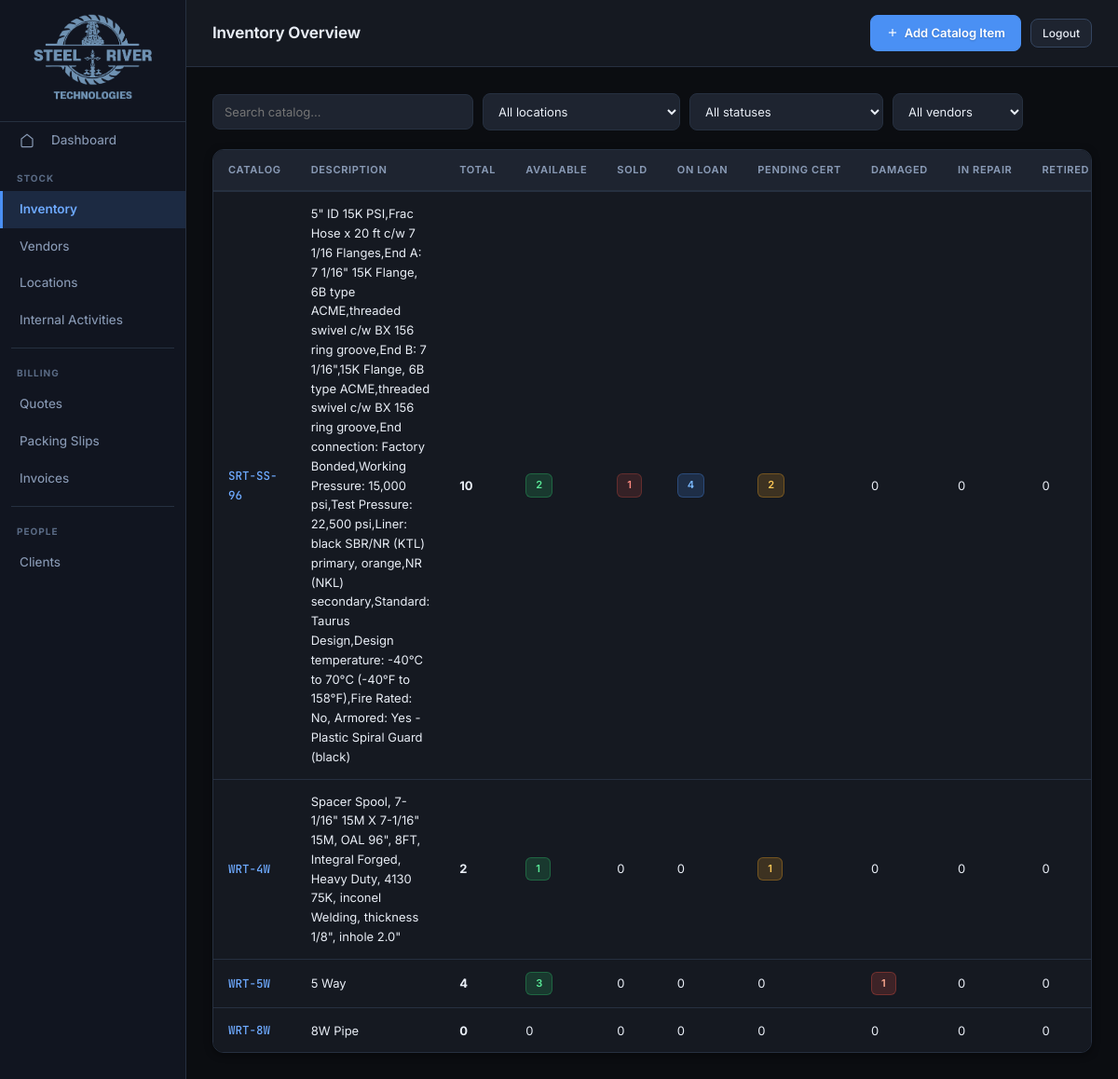
Screenshot of /inventory/ with the database file from the repository.
### tables this page shows
CREATE TABLE PartNumber (
    parts_number    TEXT PRIMARY KEY,
    description     TEXT,
    cost_price      REAL,
    resale_price    REAL,
    rental_price    REAL,
    weight          REAL,
    dimensions      TEXT,
    vendor_name     TEXT REFERENCES Vendor(name)
, created_by TEXT, created_at TEXT, modified_by TEXT, modified_at TEXT);

### app/routes/inventory.py (the view)
@router.get("/", response_class=HTMLResponse)
def inventory_overview(
    request: Request,
    search: str = "",
    location: str = "",
    status: str = "",
    vendor: str = "",
):
    db = get_db()
    q = """
        SELECT
            pn.parts_number,
            pn.description,
            pn.cost_price,
            pn.resale_price,
            pn.rental_price,
            v.name as vendor_name,
            COUNT(p.serial_number) as total_products,
            SUM(CASE WHEN p.status = 'Available' THEN 1 ELSE 0 END) as available_count,
            SUM(CASE WHEN p.status = 'Sold' THEN 1 ELSE 0 END) as sold_count,
            SUM(CASE WHEN p.status = 'On Loan' THEN 1 ELSE 0 END) as on_loan_count,
            SUM(CASE WHEN p.status = 'Pending Cert' THEN 1 ELSE 0 END) as pending_count,
            SUM(CASE WHEN p.status = 'Damaged' THEN 1 ELSE 0 END) as damaged_count,
            SUM(CASE WHEN p.status = 'In Repair' THEN 1 ELSE 0 END) as in_repair_count,
            SUM(CASE WHEN p.status = 'Retired / Decommissioned' THEN 1 ELSE 0 END) as retired_count,
            SUM(CASE WHEN p.status = 'Lost' THEN 1 ELSE 0 END) as lost_count,
            GROUP_CONCAT(DISTINCT p.location) as locations
        FROM PartNumber pn
        LEFT JOIN Product p ON pn.parts_number = p.parts_number
        LEFT JOIN Vendor v ON pn.vendor_name = v.name
        WHERE 1=1
    """
    args = []
    if search:
        q += " AND pn.parts_number LIKE ?"
        args.append(f"%{search}%")
    if location:
        q += " AND p.location LIKE ?"
        args.append(f"%{location}%")
    if status:
        q += " AND p.status = ?"
        args.append(status)
    if vendor:
        q += " AND v.name = ?"
        args.append(vendor)
    q += " GROUP BY pn.parts_number ORDER BY pn.parts_number"
    partnumbers = db.execute(q, args).fetchall()
    vendors = db.execute("SELECT * FROM Vendor ORDER BY name").fetchall()
    locations = db.execute("SELECT * FROM Location ORDER BY name").fetchall()
    close_db()
    return templates.TemplateResponse(
        "inventory/list.html",
        {
            "request": request,
            "partnumbers": partnumbers,
            "vendors": vendors,
            "locations": locations,
            "status_options": get_status_options(),
            "search": search,
            "filter_location": location,
            "filter_status": status,
            "filter_vendor": vendor,
        },
    )

### app/templates/inventory/list.html (shortened to what this page needs)
{% extends "base.html" %}
{% block page_title %}Inventory Overview{% endblock %}
{% set active = "inventory" %}
{% block topbar_actions %}
<a href="/inventory/part-number/new" class="btn btn-primary">
  <svg viewBox="0 0 24 24"><line x1="12" y1="5" x2="12" y2="19"/><line x1="5" y1="12" x2="19" y2="12"/></svg>
  Add Catalog Item
</a>
{% endblock %}
{% block content %}
<form method="get" class="search-bar" id="filter-form">
  <input type="text" name="search" placeholder="Search catalog…" value="{{ search }}">
  <select name="location" id="filter-location">
    <option value="">All locations</option>
  </select>
  <select name="status" id="filter-status">
    <option value="">All statuses</option>
  </select>
  <select name="vendor" id="filter-vendor">
    <option value="">All vendors</option>
  </select>
</form>
{% if partnumbers %}
<div class="table-wrap">
<table>
  <thead>
    <tr>
      <th>Catalog</th>
      <th>Description</th>
      <th>Total</th>
      <th>Available</th>
      <th>Sold</th>
      <th>On Loan</th>
      <th>Pending Cert</th>
      <th>Damaged</th>
      <th>In Repair</th>
      <th>Retired</th>
    </tr>
  </thead>
  <tbody>
    {% for pn in partnumbers %}
    <tr>
      <td><a href="/inventory/part-number/{{ pn.parts_number }}" class="doc-num">{{ pn.parts_number }}</a></td>
      <td>{{ pn.description or "—" }}</td>
      <td><strong>{{ pn.total_products or 0 }}</strong></td>
      <td>
        {% if pn.available_count > 0 %}
        <span class="badge badge-available">{{ pn.available_count }}</span>
        {% else %}{{ pn.available_count or 0 }}{% endif %}
      </td>
      <td>
        {% if pn.sold_count > 0 %}
        <span class="badge badge-sold">{{ pn.sold_count }}</span>
        {% else %}{{ pn.sold_count or 0 }}{% endif %}
      </td>
      <td>
        {% if pn.on_loan_count > 0 %}
        <span class="badge badge-on-loan">{{ pn.on_loan_count }}</span>
        {% else %}{{ pn.on_loan_count or 0 }}{% endif %}
      </td>
      <td>
        {% if pn.pending_count > 0 %}
        <span class="badge badge-pending">{{ pn.pending_count }}</span>
        {% else %}{{ pn.pending_count or 0 }}{% endif %}
      </td>
      <td>
        {% if pn.damaged_count > 0 %}
        <span class="badge badge-damaged">{{ pn.damaged_count }}</span>
        {% else %}{{ pn.damaged_count or 0 }}{% endif %}
      </td>
      <td>
        {% if pn.in_repair_count > 0 %}
        <span class="badge badge-in-repair">{{ pn.in_repair_count }}</span>
        {% else %}{{ pn.in_repair_count or 0 }}{% endif %}
      </td>
      <td>
        {% if pn.retired_count > 0 %}
        <span class="badge badge-retired">{{ pn.retired_count }}</span>
        {% else %}{{ pn.retired_count or 0 }}{% endif %}
      </td>
    </tr>
    {% endfor %}
  </tbody>
</table>
</div>
{% else %}
<div class="empty-state">
  No catalog items found.
  <a href="/inventory/part-number/new" style="color:var(--accent)">Add one →</a>
</div>
{% endif %}
{% endblock %}

### app/static/css/main.css (style rules this page uses)
:root { --bg: #0b0d11; --surface: #151921; --surface2: #1e2430; --surface3: #283040; --surface-hover:#263040; --sidebar-bg: #111520; --sidebar-hover:#1a2235; --sidebar-active:#1c2a42; --border: #263040; --border2: #344560; --border-light:#45567a; --text: #e8edf5; --text2: #8899b4; --text3: #5a6b85; --text-muted: #3d4e68; --accent: #4a90f4; --accent2: #6eaaff; --accent-bg: rgba(74, 144, 244, 0.12); --accent-border:rgba(74, 144, 244, 0.35); --red: #f05545; --red-soft: #ff8a80; --red-bg: rgba(240, 85, 69, 0.12); --green: #2ecc71; --green-soft: #7defa0; --green-bg: rgba(46, 204, 113, 0.12); --amber: #f5a623; --amber-soft: #ffd166; --amber-bg: rgba(245, 166, 35, 0.12); --purple: #b07af5; --purple-bg: rgba(176, 122, 245, 0.12); --cyan: #26d9e6; --cyan-bg: rgba(38, 217, 230, 0.12); --font: 'Inter', system-ui, -apple-system, sans-serif; --mono: 'JetBrains Mono', 'Consolas', monospace; --radius: 8px; --radius-lg: 12px; --radius-xl: 16px; --shadow: 0 2px 8px rgba(0,0,0,0.4); --shadow-lg: 0 8px 24px rgba(0,0,0,0.5); --shadow-glow: 0 0 24px rgba(74, 144, 244, 0.15); --transition-fast: 0.15s cubic-bezier(0.4, 0, 0.2, 1); --transition: 0.2s cubic-bezier(0.4, 0, 0.2, 1); }
*, *::before, *::after { box-sizing: border-box; margin: 0; padding: 0; }
html, body { height: 100%; background: var(--bg); color: var(--text); font-family: var(--font); font-size: 14px; line-height: 1.6; -webkit-font-smoothing: antialiased; -moz-osx-font-smoothing: grayscale; }
a { color: var(--accent2); text-decoration: none; transition: color var(--transition-fast); }
.btn { display: inline-flex; align-items: center; gap: 6px; padding: 8px 16px; font-size: 13px; font-family: var(--font); font-weight: 500; border-radius: var(--radius); cursor: pointer; border: 1px solid var(--border2); background: var(--surface2); color: var(--text); text-decoration: none; transition: all var(--transition); white-space: nowrap; }
.btn-primary { background: var(--accent); border-color: var(--accent); color: #fff; font-weight: 600; text-shadow: 0 1px 2px rgba(0,0,0,0.2); }
.btn svg { width: 14px; height: 14px; stroke: currentColor; fill: none; stroke-width: 2; }
.table-wrap { overflow-x: auto; border: 1px solid var(--border); border-radius: var(--radius-lg); background: var(--surface); box-shadow: var(--shadow); }
table { width: 100%; border-collapse: collapse; }
thead th { background: var(--surface2); color: var(--text2); font-size: 11px; font-weight: 650; letter-spacing: 0.06em; text-transform: uppercase; padding: 13px 16px; text-align: left; border-bottom: 2px solid var(--border); white-space: nowrap; }
tbody tr { border-bottom: 1px solid var(--border); transition: background var(--transition-fast); }
tbody tr:last-child { border-bottom: none; }
tbody td { padding: 13px 16px; font-size: 13px; color: var(--text); vertical-align: middle; }
td a { color: var(--accent2); text-decoration: none; font-weight: 500; }
input[type=text], input[type=number], input[type=date], input[type=email], select, textarea { background: var(--surface2); border: 1px solid var(--border); border-radius: var(--radius); color: var(--text); font-family: var(--font); font-size: 13px; padding: 10px 12px; width: 100%; transition: all var(--transition); }
select option { background: var(--surface2); }
.badge { display: inline-flex; align-items: center; padding: 3px 10px; font-size: 11px; font-weight: 600; border-radius: 6px; white-space: nowrap; letter-spacing: 0.02em; transition: transform var(--transition-fast); }
.badge-available { background: rgba(46,204,113, 0.18); color: #5aed99; border: 1px solid rgba(46,204,113, 0.3); }
.badge-pending { background: rgba(245,166,35, 0.18); color: #ffc957; border: 1px solid rgba(245,166,35, 0.3); }
.badge-on-loan { background: rgba(74,144,244, 0.18); color: #7ab8ff; border: 1px solid rgba(74,144,244, 0.3); }
.badge-sold { background: rgba(240,85,69, 0.15); color: #ff8a80; border: 1px solid rgba(240,85,69, 0.25); }
.badge-damaged { background: rgba(240,85,69, 0.18); color: #ffab91; border: 1px solid rgba(240,85,69, 0.3); }
.doc-num { font-family: var(--mono); font-size: 12.5px; color: var(--accent2); font-weight: 500; }
.search-bar { display: flex; gap: 10px; align-items: center; margin-bottom: 20px; flex-wrap: wrap; }
.search-bar input[type=text] { max-width: 280px; }
.search-bar select { width: auto; min-width: 140px; }

### rows the page displays
PartNumber: parts_number "SRT-SS-96", description "5\" ID 15K PSI,Frac Hose x 20 ft c/w 7 1/16 Flanges,End A: 7 1/16\" 15K Flange, 6B type ACME,threaded swivel c/w BX 156 ring groove,End B: 7 1/16\",15K Flange, 6B type ACME,threaded swivel c/w BX 156 ring groove,End connection: Factory Bonded,Working Pressure: 15,000 psi,Test Pressure: 22,500 psi,Liner: black SBR/NR (KTL) primary, orange,NR (NKL) secondary,Standard: Taurus Design,Design temperature: -40°C to 70°C (-40°F to 158°F),Fire Rated: No, Armored: Yes - Plastic Spiral Guard (black)", total_products "10", available_count "2", sold_count "1", on_loan_count "4", pending_count "2", damaged_count "0", in_repair_count "0", retired_count "0"
PartNumber: parts_number "WRT-4W", description "Spacer Spool, 7-1/16\" 15M X 7-1/16\" 15M, OAL 96\", 8FT, Integral Forged, Heavy Duty, 4130 75K, inconel Welding, thickness 1/8\", inhole 2.0\"", total_products "2", available_count "1", sold_count "0", on_loan_count "0", pending_count "1", damaged_count "0", in_repair_count "0", retired_count "0"
PartNumber: parts_number "WRT-5W", description "5 Way", total_products "4", available_count "3", sold_count "0", on_loan_count "0", pending_count "0", damaged_count "1", in_repair_count "0", retired_count "0"
PartNumber: parts_number "WRT-8W", description "8W Pipe", total_products "0", available_count "0", sold_count "0", on_loan_count "0", pending_count "0", damaged_count "0", in_repair_count "0", retired_count "0"
